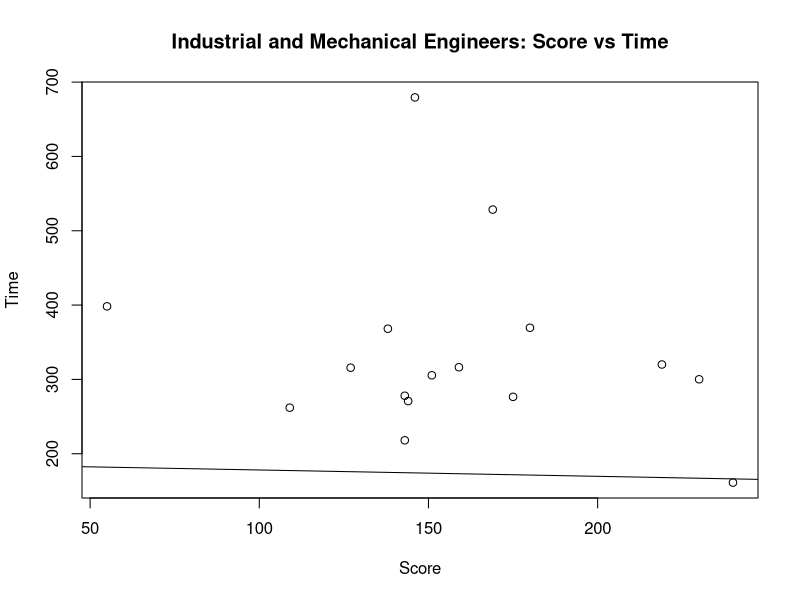
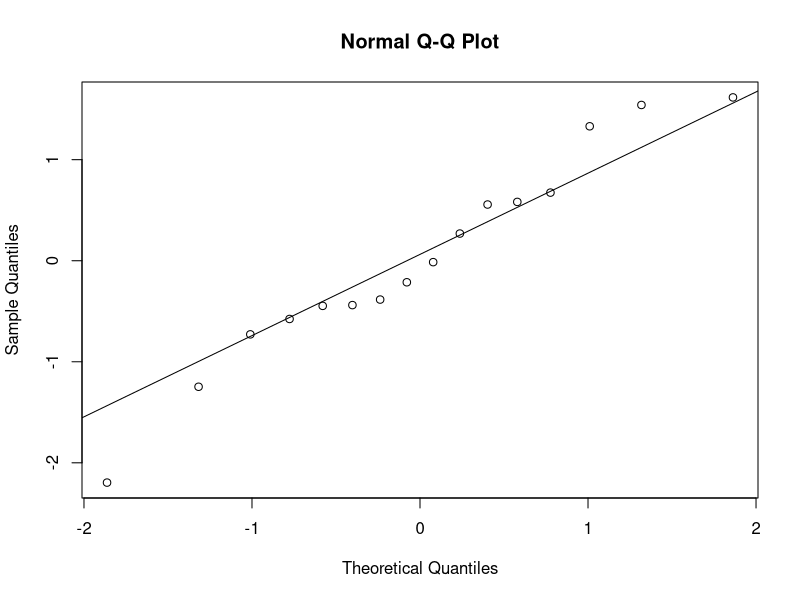
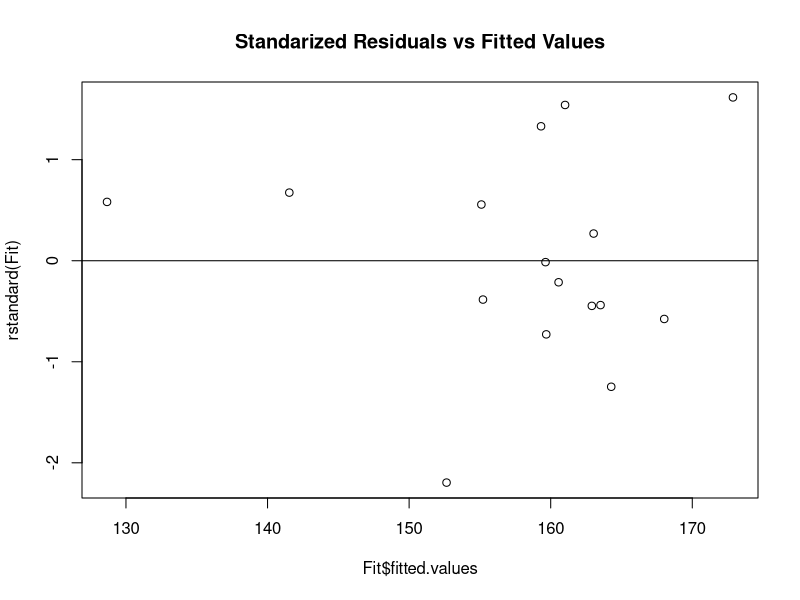
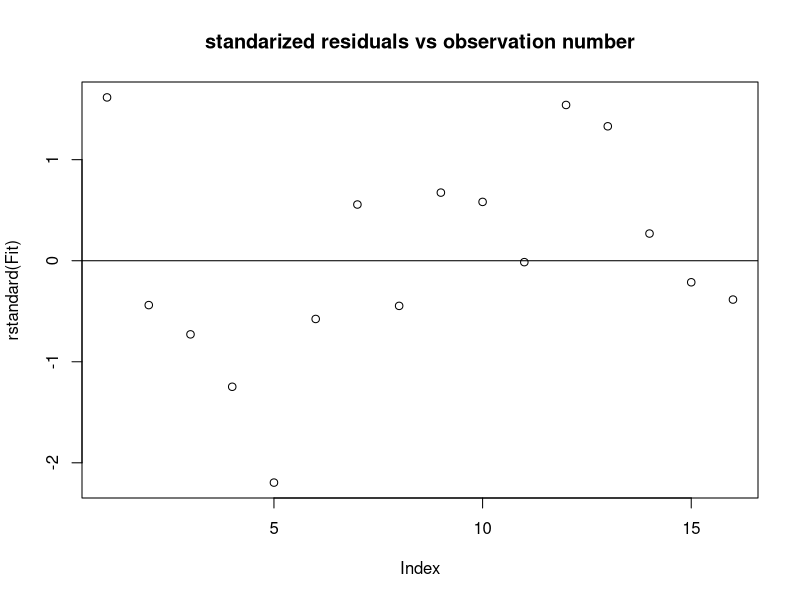
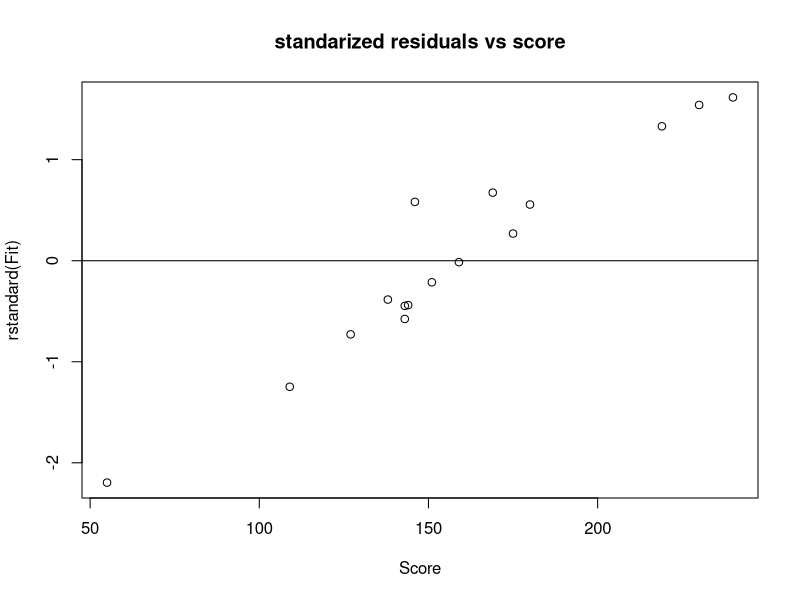

Generate these figures, in order, with R:
rm(list =ls());
total <- read.table("Total Score and Time.txt", header = TRUE);
attach(total);
plot(Score, Time, main="Industrial and Mechanical Engineers: Score vs Time", xlab="Score", ylab="Time");
Fit<-lm(Score~Time);
summary(Fit);
abline(Fit);
Fit$residuals;
rstandard(Fit);
library(MASS);
studres(Fit);
Fit$fitted.values;
qqnorm(rstandard(Fit));
qqline(rstandard(Fit));
plot (rstandard(Fit)~Fit$fitted.values, main='Standarized Residuals vs Fitted Values');
abline(0,0);
plot (rstandard(Fit), main = 'standarized residuals vs observation number')
abline(0,0);
plot (rstandard(Fit)~Score, main = 'standarized residuals vs score');
abline(0,0);


